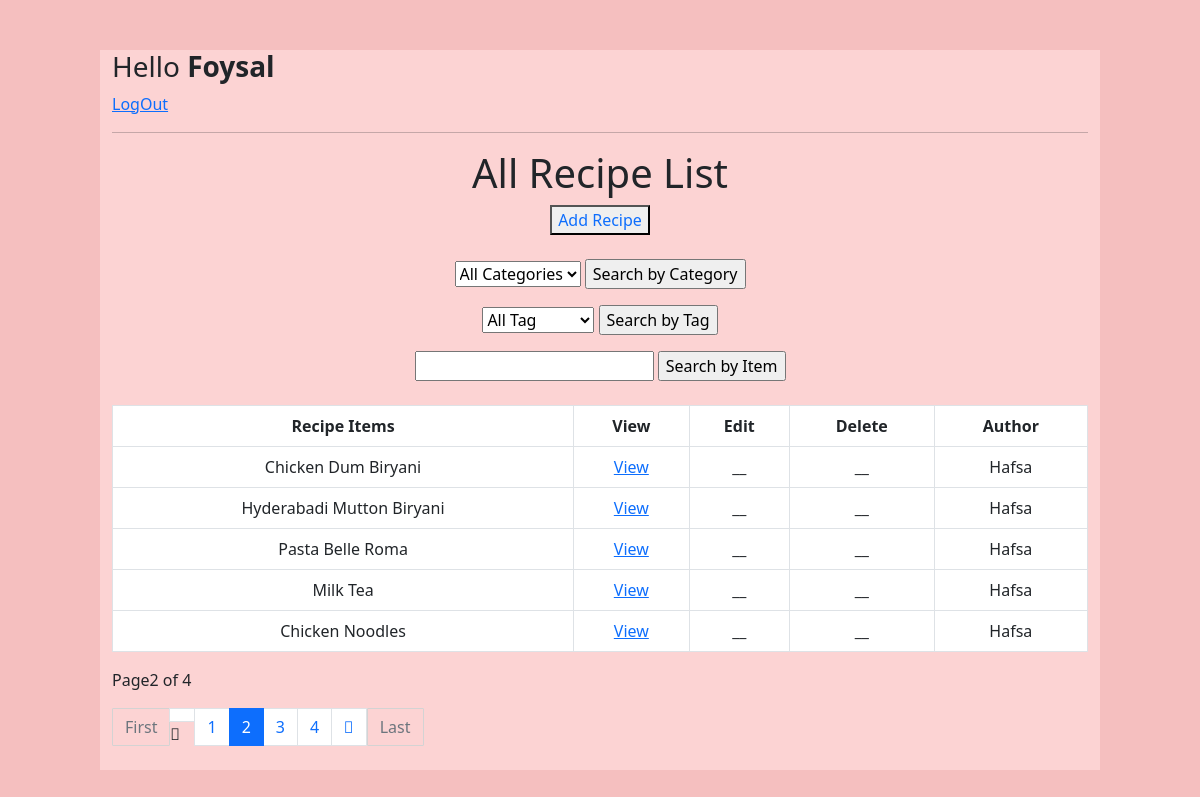
The app's page /?page=2 (signed in) with its own data.
### DjangoRecipeApp/models.py (models this page shows, shortened)
class RecipeDetails(models.Model):
    user = models.ForeignKey(User, on_delete=models.CASCADE,default=None)
    title = models.CharField(max_length=200)
    category = models.ManyToManyField(Category_Tag)
    description = models.TextField(null=True, blank=True)
    ingredientList = models.TextField(default='Item1')
    introduction = models.TextField(default='Take a bowl.')
    image = models.ImageField(upload_to='images/',null=True,blank=True)
    video = models.FileField(upload_to='videos/', null=True, verbose_name="Video",blank=True)
    createdTime = models.DateTimeField(auto_now_add=True)
    tags = TaggableManager(blank=True)
    class Meta:
        ordering = ['createdTime']

### DjangoRecipeApp/views.py (the view)
# urls.py: path('', Recipe_List.as_view(), name='Recipe_List'),
class Recipe_List(LoginRequiredMixin, ListView):
    model = RecipeDetails
    context_object_name = "Recipes"
    paginate_by = 5
    def get_queryset(self):
        queryset = super().get_queryset()
        search_input = self.request.GET.get('search-area') or ''
        search_category = self.request.GET.get('search-category') or ''
        search_tag = self.request.GET.get('search-tag') or ''
        if search_input:
            queryset = queryset.filter(title__icontains=search_input)
        if search_category:
            queryset = queryset.filter(category__name=search_category)
        if search_tag:
            queryset = queryset.filter(tags__name=search_tag)
        return queryset
    def get_context_data(self, *, object_list=None, **kwargs):
        context = super().get_context_data(**kwargs)
        context['categories'] = Category_Tag.objects.all()
        context['tags'] = Tag.objects.all()
        context['search_input'] = self.request.GET.get('search-area') or ''
        context['search_category'] = self.request.GET.get('search-category') or ''
        context['search_tag'] = self.request.GET.get('search-tag') or ''
        return context

### DjangoRecipeApp/templates/DjangoRecipeApp/recipedetails_list.html (shortened to what this page needs)
<!DOCTYPE html>
<html lang="en">
<head>
</head>
<body>
    {% extends 'DjangoRecipeApp/main.html' %}
    {% block content %}
    <div class="header-bar">
        {% if request.user.is_authenticated %}
        <h3>Hello <strong>{{request.user}}</strong></h3>
        <a href="{% url 'user-logout' %}">LogOut</a>
        {% else %}
             <a href="{% url 'user-login' %}">LogIn</a>
        {%endif%}
    </div>
    <hr>
    <div  style="text-align: center">
        <h1  >All Recipe List</h1>
        <button><a href="{% url 'recipe-create'%}" style="text-decoration: none">Add Recipe</a>
        </button> <br><br>
        <form method="get" >
            <p>
                <select name="search-category">
                    <option value="">All Categories</option>
                </select>
            <input type="submit" value="Search by Category">
            </p>
            <p>
                <select name="search-tag">
                    <option value="">All Tag</option>
                </select>
            <input type="submit" value="Search by Tag">
            </p>
            <input type="text" name="search-area" value="{{search_input}}">
            <input type="submit" value="Search by Item">
        </form>
    </div>
    <br>
     {% if Recipes %}
    <table class="table table-bordered text-center ">
        <tr>
            <th>Recipe Items</th>
            <th>View</th>
            <th>Edit</th>
            <th>Delete</th>
            <th>Author</th>
        </tr>
        {% for x in Recipes %}
            <tr>
                <td>{{x.title}}</td>
                <td><a href="{% url 'Recipe_Details' x.id %}">View</a></td>
                {% if request.user == x.user %}
                    <td><a href="{% url 'recipe-update' x.id %}">Edit</a></td>
                    <td><a href="{% url 'recipe-delete' x.id %}">Delete</a></td>
                {% else %}
                    <td>__</td>
                    <td>__</td>
                {% endif %}
                <td>{{x.user}}</td>
            </tr>
        {% empty %}
        <h3>No items in list</h3>
        {% endfor %}
    </table>
    {% else %}
    <h3>No items in list</h3>
    {% endif %}
    <p>
        Page{{page_obj.number}} of {{page_obj.paginator.num_pages}}
    </p>
    <nav>
        {% if page_obj.has_other_pages %}
        <ul class="pagination">
            {% if page_obj.has_previous %}
            <a href="?page=1" class="btn btn-outline-secondary mb-4" style="border-radius: 1px; border: 1px solid #d3d3d3">First</a>
            <li class="page-item"><a class="page-link" href="?page={{page_obj.previous_page_number}}"></a> <i class="fas fa-angle-double-left"></i> </li>
            {% else %}
            <li class="page-item disable"></li>
            {% endif %}
            {% for i in page_obj.paginator.page_range %}
            {% if page_obj.number == i %}
            <li class="page-item active"><span class="page-link">{{i}}</span></li>
            {% else %}
            <li class="page-item"><a class="page-link" href="?page={{i}}">{{i }}</a></li>
            {% endif %}
            {% endfor %}
            {% if page_obj.has_next %}
            <li class="page-item"><a class="page-link" href="?page={{page_obj.next_page_number}}"><i class="fas fa-angle-double-right"></i></a> </li>
            <a href="?page={{page_obj.paginator.num_pages}}" class="btn btn-outline-secondary mb-4" style="border-radius: 1px; border: 1px solid #d3d3d3">Last</a>
            {% else %}
            <li class="page-item disable"></li>
            {% endif %}
        </ul>
        {% endif %}
    </nav>
    {% endblock content %}

### DjangoRecipeApp/static/myStyle.css (style rules this page uses)
body { background: #f5bfbf; padding: 50px; }

### records on screen
RecipeDetails: title "Chicken Dum Biryani", shows "__", user "Hafsa"
RecipeDetails: title "Hyderabadi Mutton Biryani", shows "__", user "Hafsa"
RecipeDetails: title "Pasta Belle Roma", shows "__", user "Hafsa"
RecipeDetails: title "Milk Tea", shows "__", user "Hafsa"
RecipeDetails: title "Chicken Noodles", shows "__", user "Hafsa"

### other values on screen
{{ request.user }} "Foysal"
{{ page_obj.number }} "2"
{{ page_obj.paginator.num_pages }} "4"
{{ i }} "1" "3" "4"
{{ i }} "2"
